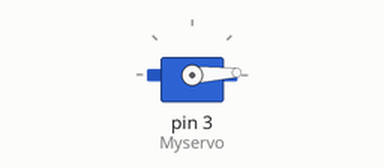
Simulated run of this sketch. Board: Arduino Uno, built with avr-gcc and run on an emulated ATmega328P. On the bench: servo.

Above: at 0.05 s.
At 0.9 s:
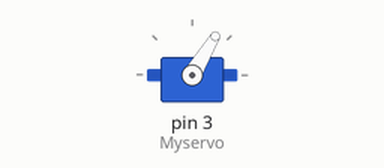
At 1.75 s:
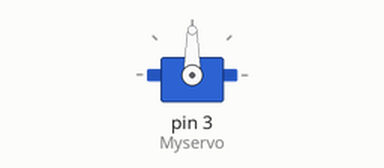
At 3.5 s:
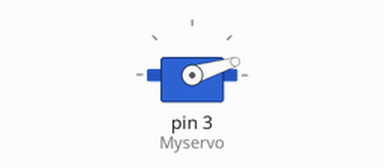
Timing chart, 0 to 6.2 s (numbered marks = the images above):
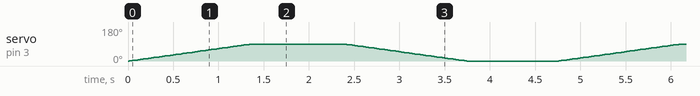

The sketch:

Servo.ino
```cpp
#include<Servo.h>
Servo Myservo;
int pos;
void setup()
 {
  Myservo.attach(3);

  // put your setup code here, to run once:
}

void loop() {
for(pos=0;pos<=90;pos++)
{
  Myservo.write(pos);
  delay(15);

}
delay(1000);
  // put your main code here, to run repeatedly:

for(pos=90;pos>=0;pos--)
{
Myservo.write(pos);
  delay(15);
}
delay(1000);
}
```
